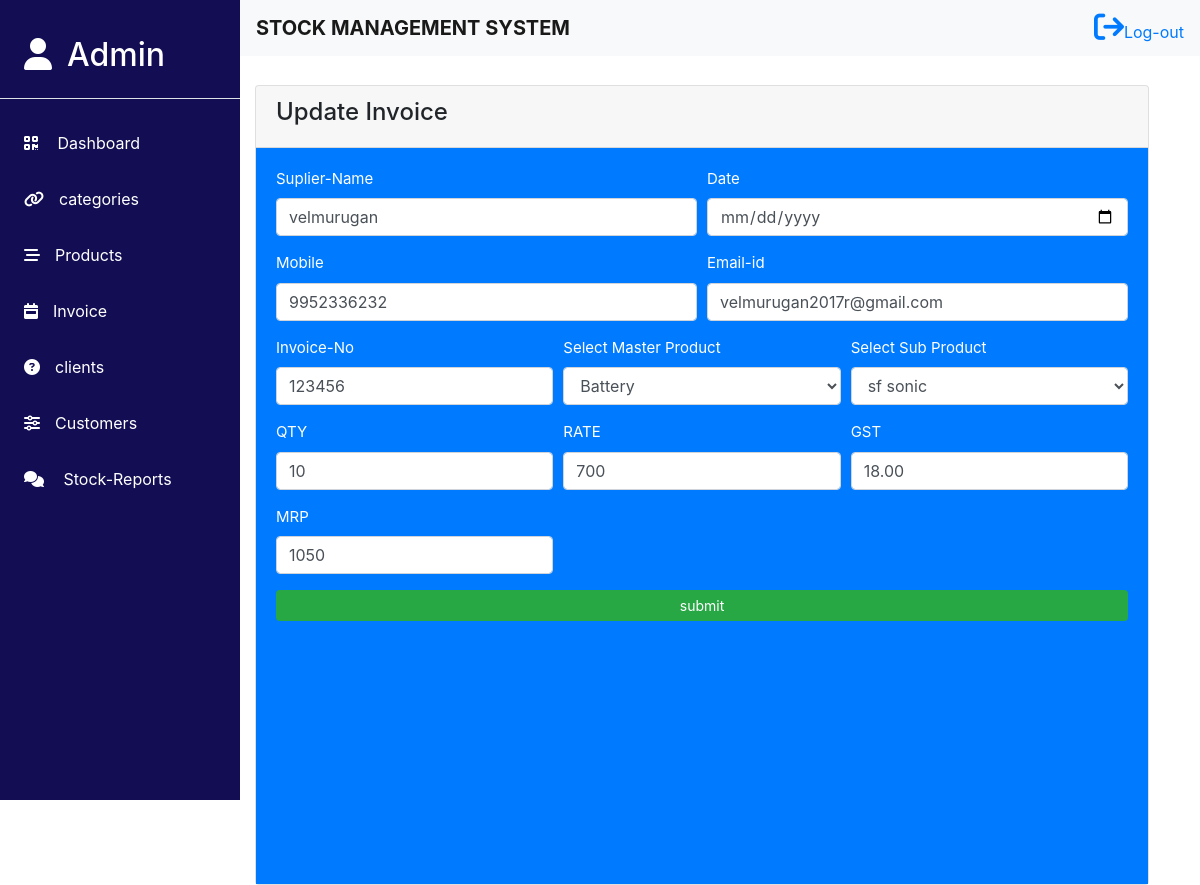
The app's page /update_invoice/16 with its own data.
### myapp/models.py (models this page shows)
class invoiceEntry(models.Model):
    supplier_name = models.CharField(max_length=255, default='Unknown Supplier')
    date=models.DateField(null=True,blank=True)
    mobile = models.CharField(max_length=15, null=True, blank=True)
    email = models.EmailField(default='example@example.com')
    invoice_number=models.IntegerField(null=False,blank=False)
    select_category=models.CharField(max_length=50,null=False,blank=False)
    select_product=models.CharField(max_length=50,null=False,blank=False)
    qty = models.IntegerField(default=0)
    rate=models.IntegerField(null=False,blank=False)
    gst_percentage = models.DecimalField(max_digits=5, decimal_places=2, help_text="GST percentage")
    gst_amount = models.DecimalField(max_digits=10, decimal_places=2, default=0.00)
    total_amound = models.DecimalField(max_digits=10, decimal_places=2, null=True, blank=True)
    mrp=models.IntegerField(null=False,blank=False)

### myapp/views.py (the view, shortened to what this page needs)
# urls.py: path('update_invoice/<int:id>',views.update_Invoice, name='update_invoice'),
def update_Invoice(request,id):
  invoice_update=invoiceEntry.objects.get(id=id)
  update_categry=addCategories.objects.all()
  update_product=products.objects.all()
  return render(request,'updateinvoice.html',{'upd_inv':invoice_update,'up_pro':update_product,'up_cat':update_categry})

### templates/updateinvoice.html (shortened to what this page needs)
{% include 'navbar.html' %}
{% block content%}
<div class="dashboard-content add-ci">
    <section class="add-con cipad">
        <div class="container-fluid">
            <div class="row">
                <div class="col-12">
                    <div class="card ci">
                        <div class="card-header"><h4>Update Invoice</h4></div>
                        <div class="card-body bg-primary text-white">
                            <form action="{% url 'update_invoice' upd_inv.id %}" method="POST">
                                <div class="cl-head">
                                    <div class="form-row">
                                        <div class="form-group col-6">
                                            <label for="Name">Suplier-Name</label>
                                            <input type="text" class="form-control" id="Name" placeholder="Name" name="suplier_name" value={{upd_inv.supplier_name}}>
                                        </div>
                                        <div class="form-group col-6">
                                            <label for="date">Date</label>
                                            <input type="date" class="form-control" id="date" placeholder="Date" name="date" value={{upd_inv.date}}>
                                         </div>
                                    </div>
                                    <div class="form-row">
                                        <div class="form-group col-6">
                                            <label for="Name">Mobile</label>
                                            <input type="text" class="form-control" id="Name" placeholder="Mobile" name="mobile" value={{upd_inv.mobile}}>
                                        </div>
                                        <div class="form-group col-6">
                                           <label for="email">Email-id</label>
                                           <input type="1234567890" class="form-control" id="Mobile" placeholder="Email" name="email" value={{upd_inv.email}}>
                                        </div>
                                    </div>
                                </div>
                                <div class="cl-body">
                                    <div class="form-row">
                                        <div class="form-group col-4">
                                            <label for="invoice_no">Invoice-No</label>
                                            <input type="text" class="form-control" id="Name" placeholder="Invoice-No" name="invoice_number" value={{upd_inv.invoice_number}}>
                                        </div>
                                        <div class="form-group col-md-4">
                                            <label for="Name">Select Master Product</label>
                                            <select class="form-select form-control" aria-label="Default select example" name="select_category" >
                                                {% for category in up_cat %}
                                                <option value="{{category.id}}">{{category.name}}</option>
                                                {% endfor %}
                                            </select>
                                        </div>
                                        <div class="form-group col-md-4">
                                            <label for="Name">Select Sub Product</label>
                                              <select class="form-select form-control" aria-label="Default select example" name="select_product">
                                                {% for results in up_pro %}
                                                <option value="{{results.id}}">{{results.name}}</option>
                                                {% endfor %}
                                             </select>
                                        </div>
                                    </div>
                                    <div class="form-row">
                                        <div class="form-group col-4">
                                           <label for="qty">QTY</label>
                                           <input type="number" class="form-control" id="qty" placeholder="QTY" name="qty" value={{upd_inv.qty}}>
                                        </div>
                                        <div class="form-group col-4">
                                            <label for="rate">RATE</label>
                                            <input type="number" class="form-control" id="rate" placeholder="RATE" name="rate" value={{upd_inv.rate}}>
                                        </div>
                                        <div class="form-group col-4">
                                            <label for="Name">GST</label>
                                            <input type="text" class="form-control" id="Name" placeholder="GST" name="gst" value={{upd_inv.gst_percentage}}>
                                        </div>
                                    </div>
                                    <div class="form-row">
                                        <div class="form-group col-4">
                                            <label for="Name">MRP</label>
                                            <input type="text" class="form-control" id="Name" placeholder="MRP" name="mrp" value={{upd_inv.mrp}} >
                                        </div>
                                    </div>
                                    <button type="submit" class="btn btn-success btn-block btn-sm ">submit</button>
                                </div>
                        </div>
                    </div>
                </div>
            </div>
        </div>
     </section>
</div>
{% endblock %}

### static/css/dashboard.css (style rules this page uses)
* { margin:0; padding:0; box-sizing: border-box; }
.dashboard-content { margin-left:20%; margin-top:7%; }
.add-ci { margin-left:20%; margin-right:3%; }
.add-con .ci { height:100vh; font-size: 15px; }
.cipad { padding-top:1px; }

### records on screen
invoiceEntry: suplier_name "velmurugan", mobile "9952336232", email "velmurugan2017r@gmail.com", invoice_number "123456", qty "10", rate "700", gst "18.00", mrp "1050"

### other values on screen
form field select_category "Battery"
form field select_product "sf sonic"
